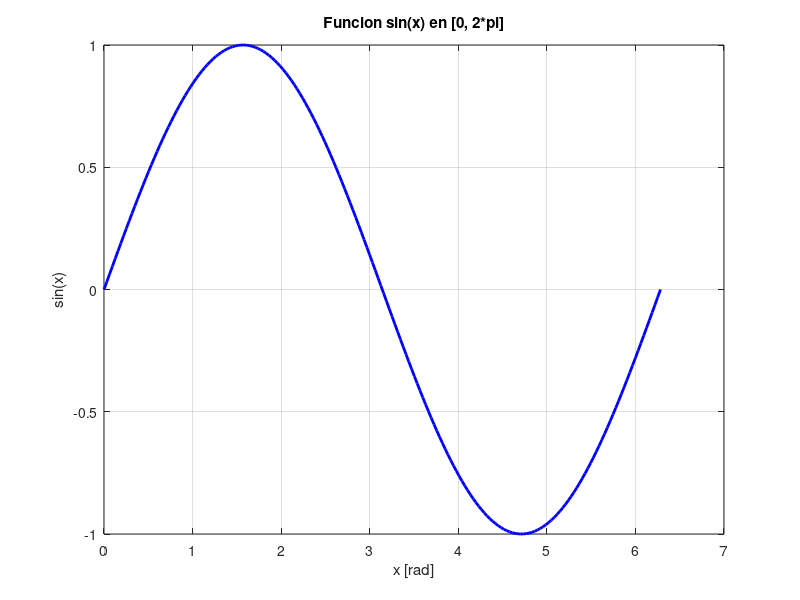

Reproduce this figure in MATLAB.
% Plot_Basico_Seno.m — Plot 2D simple de una funcion
clear; clc;

x = linspace(0, 2*pi, 200);
y = sin(x);

figure;
plot(x, y, 'b-', 'LineWidth', 2);
xlabel('x [rad]');
ylabel('sin(x)');
title('Funcion sin(x) en [0, 2*pi]');
grid on;

fprintf('Plot generado: sin(x) en [0, 2*pi] con 200 puntos.\n');
